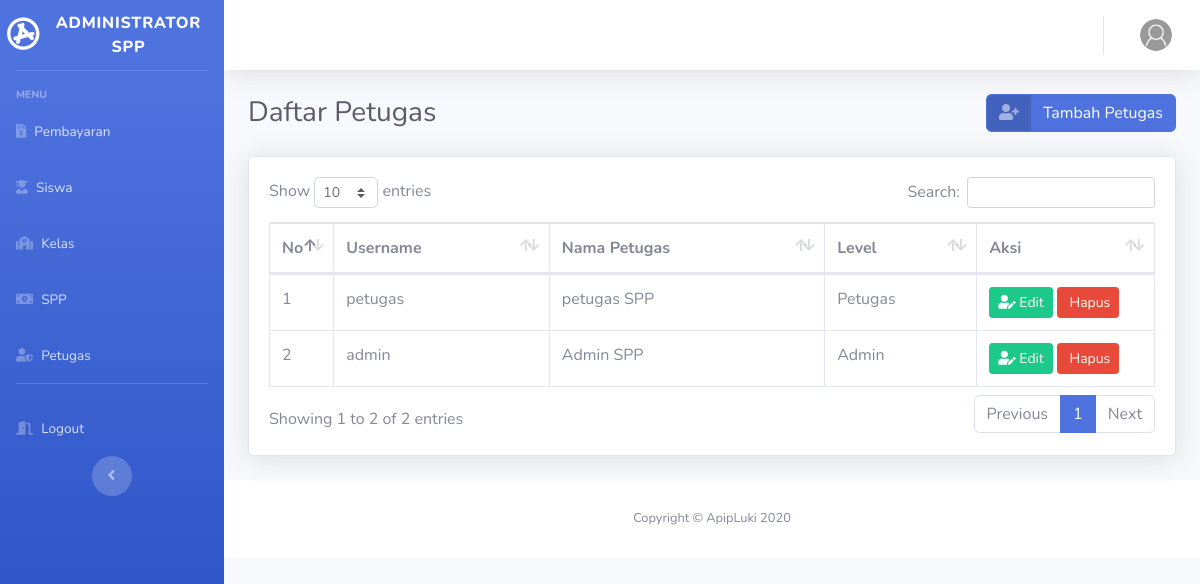
Page /index.php/admin/petugas on the committed database.
### tables this page shows
CREATE TABLE `petugas` (
  `id_petugas` int(11) NOT NULL,
  `username` varchar(25) DEFAULT NULL,
  `password` varchar(256) DEFAULT NULL,
  `nama_petugas` varchar(35) DEFAULT NULL,
  `level` enum('Admin','Petugas') DEFAULT NULL
);

### application/controllers/admin/petugas.php (called while the page is built, shortened)
<?php
class Petugas extends CI_Controller
{
	public function __construct()
	{
		$this->load->model('petugas_model');
	}
	public function index()
	{
		$petugas = $this->petugas_model->get_all();
		$data = array(
			'title'  => 'Daftar Petugas',
			'petugas'   => $petugas
		);
		$this->load->view('admin/template/header', $data);
		$this->load->view('admin/template/sidebar', $data);
		$this->load->view('admin/template/topbar', $data);
		$this->load->view('admin/petugas/get_petugas', $data);
		$this->load->view('admin/template/footer');
	}
}

### index.php (called while the page is built, shortened)
<?php
require_once BASEPATH.'core/CodeIgniter.php';

### application/models/petugas_model.php (called while the page is built, shortened)
<?php
class Petugas_model extends CI_Model
{
	public function get_all()
	{
		$this->db->select('*');
		$this->db->from('petugas');
		$this->db->order_by('id_petugas', 'desc');
		$query = $this->db->get();
		return $query->result();
	}
}

### application/views/admin/petugas/get_petugas.php (the view, shortened to what this page needs)
<div class="container-fluid">
    <div class="d-sm-flex align-items-center justify-content-between mb-4">
        <h1 class="h3 mb-0 text-gray-800"><?= $title; ?></h1>
        <a href="<?= base_url('admin/petugas/create'); ?>" class="btn btn-primary btn-icon-split">
            <span class="icon text-white-50">
                <i class="fas fa-user-plus"></i>
            </span>
            <span class="text">Tambah Petugas</span>
        </a>
    </div>
    <div class="card shadow mb-4">
        <div class="card-body">
            <div class="table-responsive">
                <table class="table table-bordered" id="dataTable" width="100%" cellspacing="0">
                    <thead>
                        <tr>
                            <th width="5%">No</th>
                            <th>Username</th>
                            <th>Nama Petugas</th>
                            <th>Level</th>
                            <th width="20%">Aksi</th>
                        </tr>
                    </thead>
                    <tbody>
                        <?php $i = 1;
                        foreach ($petugas as $petugas) { ?>
                        <tr>
                            <td><?= $i; ?></td>
                            <td><?= $petugas->username; ?></td>
                            <td><?= $petugas->nama_petugas; ?></td>
                            <td><?= $petugas->level; ?></td>
                            <td>
                                <a href="<?= base_url('admin/petugas/update/' . $petugas->id_petugas); ?> "
                                    class="btn btn-success btn-sm"><i class="fas fa-user-edit"></i> Edit</a>
                                <?php include "delete.php"; ?>
                            </td>
                        </tr>
                        <?php $i++;
                        } ?>
                    </tbody>
                </table>
            </div>
        </div>
    </div>
</div>

### application/views/admin/petugas/delete.php (shortened to what this page needs)
<button type="button" class="btn btn-danger btn-sm" data-toggle="modal"
    data-target="#Delete<?= $petugas->id_petugas; ?>">
    <i class="fa fa-trash-o"></i> Hapus
</button>

### rows in the picture
petugas: username "petugas", nama_petugas "petugas SPP", level "Petugas"
petugas: username "admin", nama_petugas "Admin SPP", level "Admin"

### other values in the picture
$title "Daftar Petugas"
